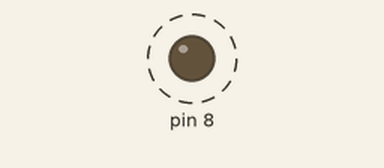
A sketch run on a simulated Arduino Uno, built with avr-gcc and run on an emulated ATmega328P. Parts: output pins drawn as LEDs (lit = HIGH). Dashed ring = blinking.

Above: at 0.2 s.
Timing chart, 0 to 3.0 s (numbered marks = the images above):
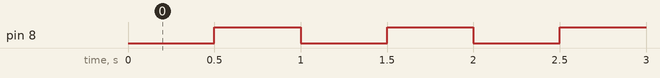

Measured:
- by itself, pin 8: alternates HIGH for 0.50 s and LOW for 0.50 s

The sketch:

Blink_Attiny13.ino
```cpp
#include <inttypes.h>
#include <string.h>
#include <avr/io.h>
#include <util/delay.h>
#include <avr/interrupt.h>

// --- Configure for PIN
#define PIN0             PB0

int main() {
  DDRB=(0<<DDB5)|(0<<DDB4)|(0<<DDB3)|(0<<DDB2)|(0<<DDB1)|(1<<DDB0);
  PORTB=(0<<PORTB5)|(0<<PORTB4)|(0<<PORTB3)|(0<<PORTB1)|(0<<PORTB0);
  while(1){
    _delay_ms(500);    //Задержка
    PORTB |= (1<<PIN0);    //Включить свет
    _delay_ms(500);    //Задержка
    PORTB &= ~(1<<PIN0);    //Выключить свет
  }
}
```
